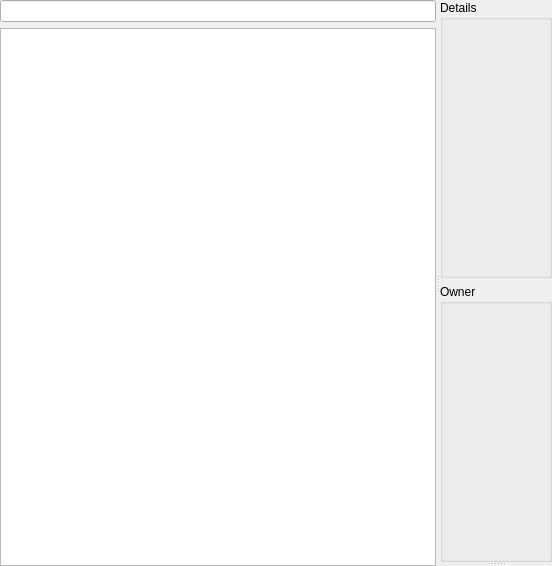
<?xml version="1.0" encoding="UTF-8"?>
<ui version="4.0">
 <class>resourceManagement</class>
 <widget class="QWidget" name="resourceManagement">
  <property name="geometry">
   <rect>
    <x>0</x>
    <y>0</y>
    <width>552</width>
    <height>566</height>
   </rect>
  </property>
  <layout class="QVBoxLayout" name="verticalLayout_5">
   <property name="leftMargin">
    <number>0</number>
   </property>
   <property name="topMargin">
    <number>0</number>
   </property>
   <property name="rightMargin">
    <number>0</number>
   </property>
   <property name="bottomMargin">
    <number>0</number>
   </property>
   <item>
    <widget class="QSplitter" name="splitter_2">
     <property name="orientation">
      <enum>Qt::Horizontal</enum>
     </property>
     <property name="childrenCollapsible">
      <bool>false</bool>
     </property>
     <widget class="QWidget" name="layoutWidget">
      <layout class="QVBoxLayout" name="verticalLayout">
       <item>
        <widget class="KLineEdit" name="resourceSearch">
         <property name="showClearButton" stdset="0">
          <bool>true</bool>
         </property>
        </widget>
       </item>
       <item>
        <widget class="QTreeView" name="treeResults">
         <property name="alternatingRowColors">
          <bool>true</bool>
         </property>
         <property name="selectionBehavior">
          <enum>QAbstractItemView::SelectRows</enum>
         </property>
        </widget>
       </item>
      </layout>
     </widget>
     <widget class="QSplitter" name="splitter">
      <property name="orientation">
       <enum>Qt::Vertical</enum>
      </property>
      <property name="childrenCollapsible">
       <bool>false</bool>
      </property>
      <widget class="QWidget" name="layoutWidget">
       <layout class="QVBoxLayout" name="verticalLayout_3">
        <item>
         <widget class="QGroupBox" name="groupDetails">
          <property name="enabled">
           <bool>true</bool>
          </property>
          <property name="title">
           <string>Details</string>
          </property>
          <layout class="QVBoxLayout" name="verticalLayout_4">
           <property name="rightMargin">
            <number>4</number>
           </property>
           <item>
            <layout class="QFormLayout" name="formDetails"/>
           </item>
          </layout>
         </widget>
        </item>
        <item>
         <widget class="QGroupBox" name="groupOwner">
          <property name="enabled">
           <bool>true</bool>
          </property>
          <property name="title">
           <string>Owner</string>
          </property>
          <layout class="QVBoxLayout" name="verticalLayout_2">
           <item>
            <layout class="QFormLayout" name="formOwner"/>
           </item>
          </layout>
         </widget>
        </item>
       </layout>
      </widget>
      <widget class="QWidget" name="layoutWidget">
       <layout class="QHBoxLayout" name="resourceCalender">
        <property name="sizeConstraint">
         <enum>QLayout::SetDefaultConstraint</enum>
        </property>
       </layout>
      </widget>
     </widget>
    </widget>
   </item>
  </layout>
 </widget>
 <customwidgets>
  <customwidget>
   <class>KLineEdit</class>
   <extends>QLineEdit</extends>
   <header>klineedit.h</header>
  </customwidget>
 </customwidgets>
 <resources/>
 <connections/>
</ui>
